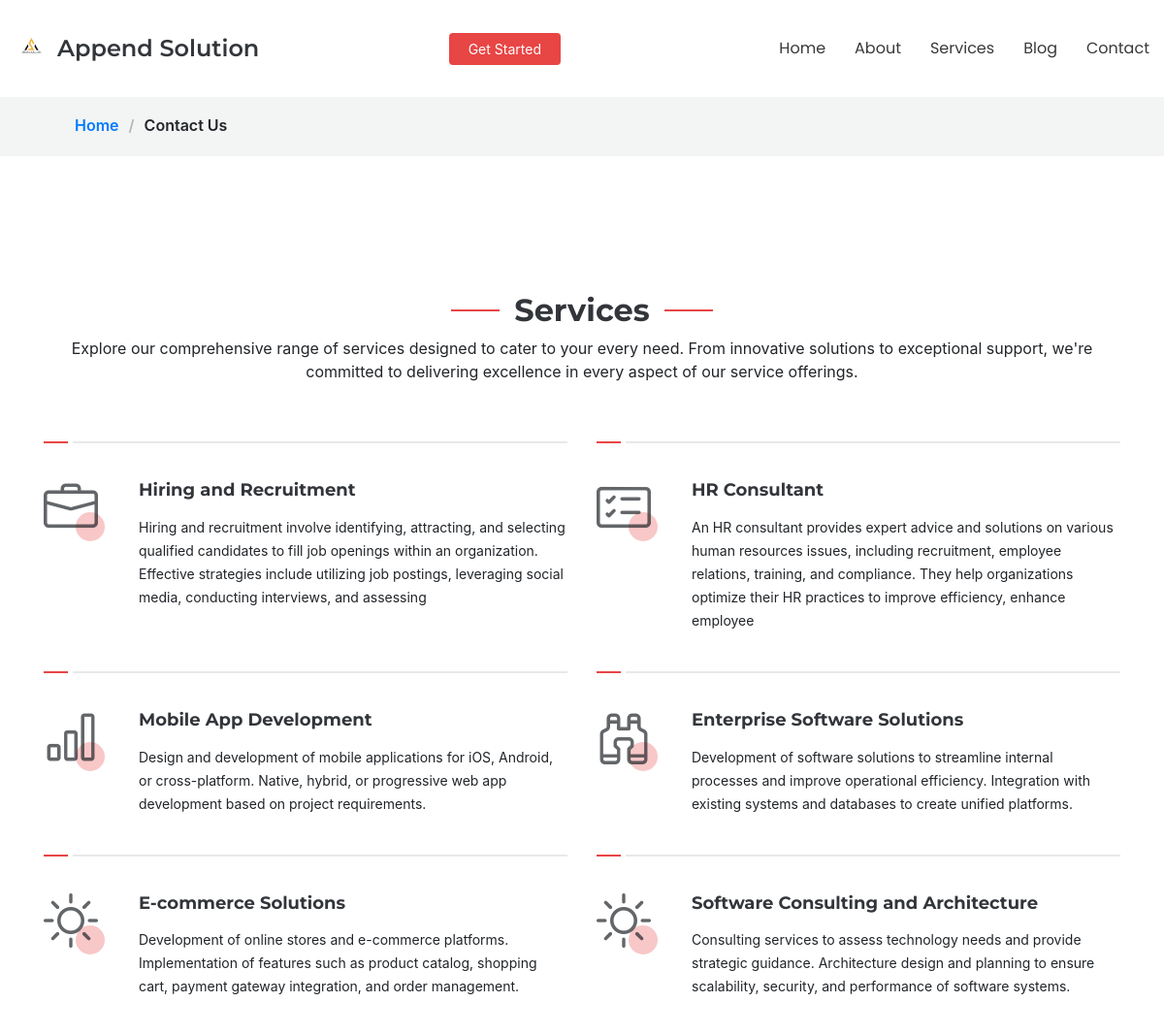
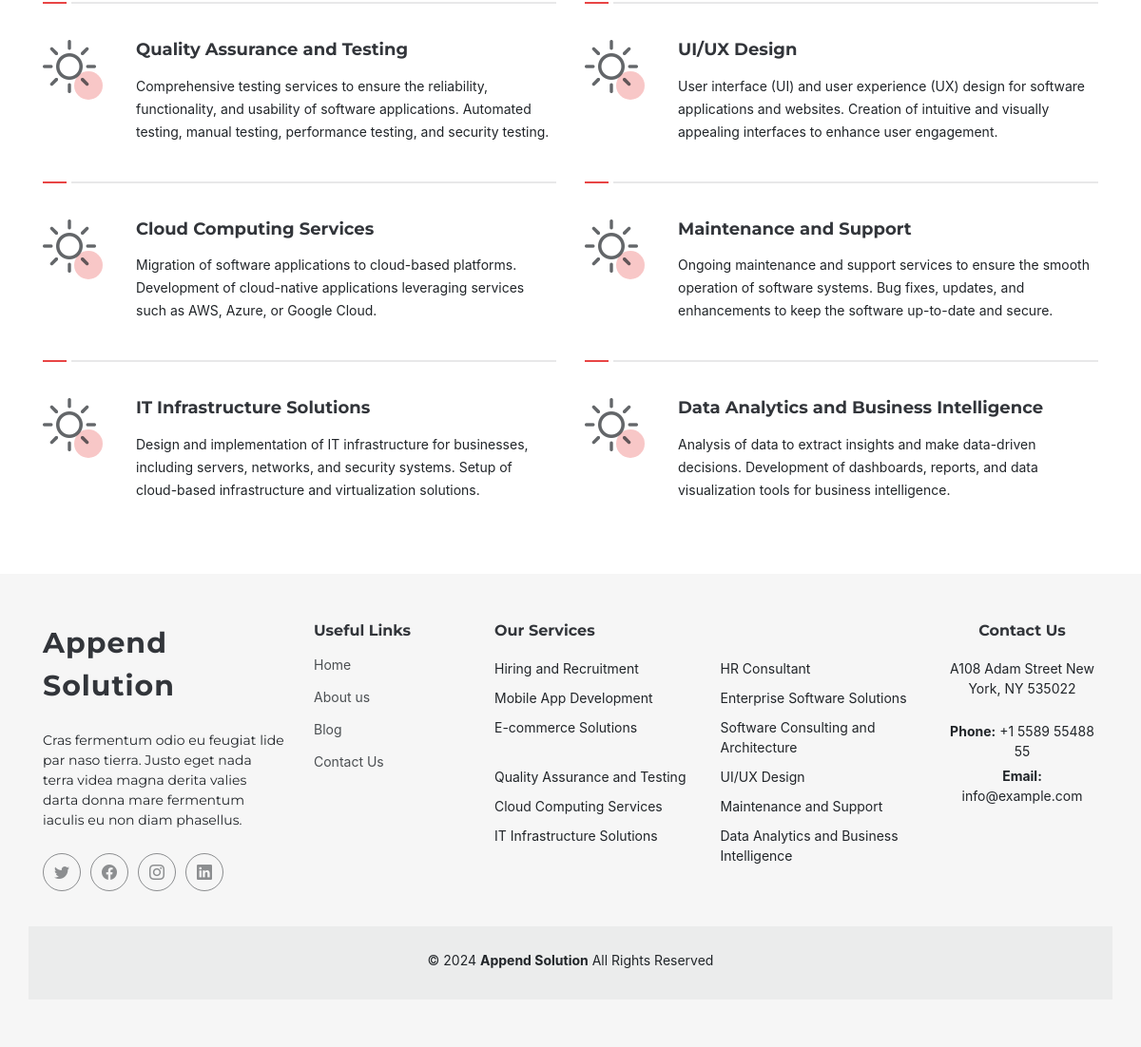
The page /services-list/ on the database its author committed (2 pictures, top to bottom).
### static_app/models.py (models this page shows)
class GlobalSetting(models.Model):
    text = models.TextField(null=True, blank=True)
    global_image = models.ImageField(
        upload_to="globalsetting/%Y/%m/%d/", null=True, blank=True
    )
    logo_image = models.ImageField(
        upload_to="globalsetting/%Y/%m/%d/", null=True, blank=True
    )
    global_url_insta = models.URLField(null=True, blank=True)
    global_url_facebook = models.URLField(null=True, blank=True)
    global_url_twitter = models.URLField(null=True, blank=True)
    global_url_linkedin = models.URLField(null=True, blank=True)
    insta_is_active = models.BooleanField(default=True)
    facebook_is_active = models.BooleanField(default=True)
    twitter_is_active = models.BooleanField(default=True)
    linkedin_is_active = models.BooleanField(default=True)
    created_at = models.DateField(auto_now_add=True)
    slug = models.CharField(max_length=250, unique=True, default=uuid.uuid4)

class Heading(models.Model):
    services = models.TextField(max_length=250, null=True, blank=True)
    portfolio = models.TextField(max_length=250, null=True, blank=True)
    faq = models.TextField(max_length=250, null=True, blank=True)
    team = models.TextField(max_length=250, null=True, blank=True)
    call_to_action = models.TextField(max_length=250, null=True, blank=True)
    testimonials = models.TextField(max_length=250, null=True, blank=True)
    recent_posts = models.TextField(max_length=250, null=True, blank=True)
    contact = models.TextField(max_length=250, null=True, blank=True)

class Services(models.Model):
    title = models.CharField(max_length=250, null=True, blank=True)
    content = RichTextField(null=True, blank=True)
    is_active = models.BooleanField(default=True)
    created_at = models.DateField(auto_now_add=True)
    slug = models.CharField(max_length=250, unique=True, default=uuid.uuid4)

class CustomerService(models.Model):
    tollfree1 = models.CharField(max_length=250, null=True, blank=True)
    tollfree2 = models.CharField(max_length=250, null=True, blank=True)
    email = models.EmailField(unique=False)
    address = models.CharField(max_length=250, null=True, blank=True)
    servicehours = models.TextField(null=True,blank=True)
    iphonelink = models.CharField(max_length=250, null=True, blank=True)
    androidlink = models.CharField(max_length=250, null=True, blank=True)
    created_at = models.DateField(auto_now_add=True)
    slug = models.CharField(max_length=250, unique=True, default=uuid.uuid4)

### static_app/views.py (the view)
# urls.py: path('services-list/', views.ServicesList, name='services_list'),
def ServicesList(request):
    template_name="web/service-list.html"
    globlesetting=GlobalSetting.objects.get(id=1)
    banner=Banner.objects.get(id=1)
    about=About.objects.all()
    about1=about.get(id=1)
    company_status=CompanyStatus.objects.get(id=1)
    services=Services.objects.all()
    portfolio=Portfolio.objects.all()
    faq=FAQ.objects.all()
    teams=Team.objects.all()
    testimonial=Testimonial.objects.all()
    costomer_service=CustomerService.objects.get(id=1)
    blog=Blog.objects.all()
    heading=Heading.objects.get(id=1)
    clients=Clients.objects.all()
    return render(request, template_name,{'banner':banner, 'about':about, 'about1':about1, 'company_status':company_status, 'services':services, 'portfolio':portfolio, 'faq':faq, 'teams':teams,'testimonial':testimonial,'costomer_service':costomer_service,'blog':blog,'heading':heading,'clients':clients,'globlesetting':globlesetting})

### templates/web/service-list.html (shortened to what this page needs)
{% extends 'web/base/base.html' %}
{% load static %}
{% block content %}
{% include 'web/base/header.html'%}
<body class="services-details-page">
  <main class="main">
    <div class="page-title mt-3" data-aos="fade">
        <div class="heading">
          <nav class="breadcrumbs">
              <div class="container">
              <ol>
                  <li><a href="{% url 'home' %}">Home</a></li>
                  <li class="current">Contact Us</li>
              </ol>
              </div>
          </nav>
        </div>
      </div>
    {% if services %}
    <section id="services" class="services section">
      <div class="container section-title" data-aos="fade-up">
        <h2>Services</h2>
        <p>{{heading.services}}</p>
      </div>
      <div class="container">
        <div class="row gy-4">
          {% for i in services %}
          <div class="col-lg-6 " data-aos="fade-up" data-aos-delay="100">
            <div class="service-item d-flex">
              <div class="icon flex-shrink-0">
              {% if i.id == 1 %}
              <i class="bi bi-briefcase">
              {% elif i.id == 2 %}
              <i class="bi bi-card-checklist">
              {% elif i.id == 3 %}
              <i class="bi bi-bar-chart">
              {% elif i.id == 4 %}
              <i class="bi bi-binoculars">
              {% else %}
              <i class="bi bi-brightness-high">
              {% endif %}
              </i></div>
              <div>
                <h4 class="title"><a class="stretched-link">{{i.title}}</a></h4>
                <p class="description">{{i.content}}</p>
              </div>
            </div>
          </div>
          {% endfor %}
        </div>
      </div>
    </section>
    {% endif %}
  </main>
</body>
 {% include 'web/base/footer.html' %}
{% endblock content %}

### templates/web/base/header.html (shortened to what this page needs)
{% load static %}
<header id="header" class="header d-flex align-items-center fixed-top">
    <div class="container-fluid position-relative d-flex align-items-center justify-content-between">
      <a href="{% url 'home' %}" class="logo d-flex align-items-center me-auto me-xl-0">
        <img src="{{globlesetting.logo_image.url}}" alt="">
        <h1 class="sitename">Append Solution</h1>
      </a>
      <nav id="navmenu" class="navmenu">
        <ul>
          <li><a href="{% url 'home' %}" class="">Home</a></li>
          <li><a href="{% url 'about_us' %}">About</a></li>
          <li><a href="{% url 'services_list' %}">Services</a></li>
          <li><a href="{% url 'blog_list' %}">Blog</a></li>
          <li><a href="{% url 'contact_us' %}">Contact</a></li>
        </ul>
      </nav>
      <a class="btn-getstarted" href="{% url 'contact_us' %}">Get Started</a>
    </div>
  </header>

### templates/web/base/footer.html (shortened to what this page needs)
{% load static %}
<footer id="footer" class="footer position-relative">
    <div class="container footer-top">
      <div class="row gy-4">
        <div class="col-lg-3 col-md-12 footer-about">
          <a href="{% url 'home' %}" class="logo d-flex align-items-center">
            <span class="sitename">Append Solution</span>
          </a>
          <p>{{globlesetting.text}}</p>
          <div class="social-links d-flex mt-4">
            {% if globlesetting.twitter_is_active %}
            <a href="{{globlesetting.global_url_twitter}}"><i class="bi bi-twitter"></i></a>
            {% endif %}
            {% if globlesetting.facebook_is_active %}
            <a href="{{globlesetting.global_url_facebook}}"><i class="bi bi-facebook"></i></a>
            {% endif %}
            {% if globlesetting.insta_is_active %}
            <a href="{{globlesetting.global_url_insta}}"><i class="bi bi-instagram"></i></a>
            {% endif %}
            {% if globlesetting.linkedin_is_active %}
            <a href="{{globlesetting.global_url_linkedin}}"><i class="bi bi-linkedin"></i></a>
            {% endif %}
          </div>
        </div>
        <div class="col-lg-2 col-6 footer-links">
          <h4>Useful Links</h4>
          <ul>
            <li><a href="{% url 'home' %}">Home</a></li>
            <li><a href="{% url 'about_us' %}">About us</a></li>
            <li><a href="{% url 'blog_list' %}">Blog</a></li>
            <li><a href="{% url 'contact_us' %}">Contact Us</a></li>
          </ul>
        </div>
        <div class="col-lg-5 col-6 footer-links">
          <h4>Our Services</h4>
          <ul>
            <div class="row">
              {% for i in services %}
                <div class="col-md-6">
                  <li>{{i.title}}</li>
                </div>
              {% endfor %}
            </div>
          </ul>
        </div>
        <div class="col-lg-2 col-md-12 footer-contact text-center text-md-start">
          <h4>Contact Us</h4>
          <p>{{costomer_service.address}}</p>
          <p class="mt-4"><strong>Phone:</strong> <span>{{costomer_service.tollfree1}}</span></p>
          <p><strong>Email:</strong> <span>{{costomer_service.email}}</span></p>
        </div>
      </div>
    </div>
    <div class="container copyright text-center mt-4">
      <p>© <script> document.write(new Date().getFullYear()); </script> <strong class="sitename">Append Solution</strong> <span>All Rights Reserved</span></p>
    </div>
  </footer>

### rows shown on the page
GlobalSetting: logo_image (picture), text "Cras fermentum odio eu feugiat lide par naso tierra. Justo eget nada terra videa magna derita valies darta donna mare fermentum iaculis eu non diam phasellus."
Heading: services "Explore our comprehensive range of services designed to cater to your every need. From innovative solutions to exceptional support, we're committed to delivering excellence in every aspect of our service offerings."
Services: title "Hiring and Recruitment", content "Hiring and recruitment involve identifying, attracting, and selecting qualified candidates to fill job openings within an organization. Effective strategies include utilizing job postings, leveraging social media, conducting interviews, and assessing"
Services: title "HR Consultant", content "An HR consultant provides expert advice and solutions on various human resources issues, including recruitment, employee relations, training, and compliance. They help organizations optimize their HR practices to improve efficiency, enhance employee"
Services: title "Mobile App Development", content "Design and development of mobile applications for iOS, Android, or cross-platform. Native, hybrid, or progressive web app development based on project requirements."
Services: title "Enterprise Software Solutions", content "Development of software solutions to streamline internal processes and improve operational efficiency. Integration with existing systems and databases to create unified platforms."
Services: title "E-commerce Solutions", content "Development of online stores and e-commerce platforms. Implementation of features such as product catalog, shopping cart, payment gateway integration, and order management."
Services: title "Software Consulting and Architecture", content "Consulting services to assess technology needs and provide strategic guidance. Architecture design and planning to ensure scalability, security, and performance of software systems."
Services: title "Quality Assurance and Testing", content "Comprehensive testing services to ensure the reliability, functionality, and usability of software applications. Automated testing, manual testing, performance testing, and security testing."
Services: title "UI/UX Design", content "User interface (UI) and user experience (UX) design for software applications and websites. Creation of intuitive and visually appealing interfaces to enhance user engagement."
Services: title "Cloud Computing Services", content "Migration of software applications to cloud-based platforms. Development of cloud-native applications leveraging services such as AWS, Azure, or Google Cloud."
Services: title "Maintenance and Support", content "Ongoing maintenance and support services to ensure the smooth operation of software systems. Bug fixes, updates, and enhancements to keep the software up-to-date and secure."
Services: title "IT Infrastructure Solutions", content "Design and implementation of IT infrastructure for businesses, including servers, networks, and security systems. Setup of cloud-based infrastructure and virtualization solutions."
Services: title "Data Analytics and Business Intelligence", content "Analysis of data to extract insights and make data-driven decisions. Development of dashboards, reports, and data visualization tools for business intelligence."
CustomerService: address "A108 Adam Street New York, NY 535022", tollfree1 "+1 5589 55488 55", email "info@example.com"
